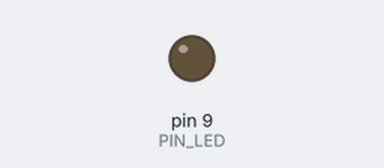
Recording of a sketch running on a simulated Arduino Uno, built with avr-gcc and run on an emulated ATmega328P. Shown: output pins drawn as LEDs (lit = HIGH).

Above: at 0.15 s.
Timing chart, 0 to 1.6 s (numbered marks = the images above):
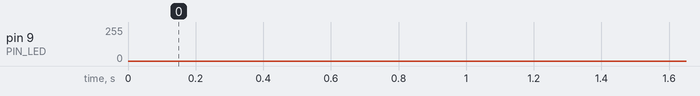

The sketch:

Led-pwm.ino
```cpp
// Note: Not all arduino pins can work in PWM mode!

#define PIN_LED 9

uint8_t brightness = 0;

void setup() {
	pinMode(PIN_LED, OUTPUT);
}

void loop() {
	for (brightness = 0; brightness < 255; brightness++) {
		analogWrite(PIN_LED, brightness);
		delay(5);
	}

	for (brightness = 255; brightness > 0; brightness--) {
		analogWrite(PIN_LED, brightness);
		delay(5);
	}
}
```
